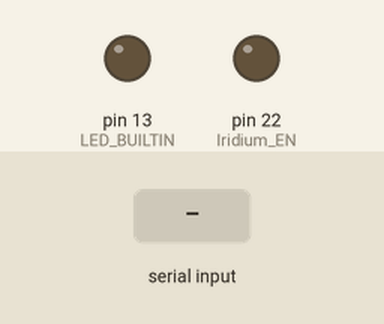
This sketch was run on a simulated Arduino Mega 2560, built with avr-gcc and run on an emulated ATmega2560. On the bench: output pins drawn as LEDs (lit = HIGH). Dashed ring = blinking. The inputs (shaded band) are chosen by the test bench. Pins used as bus, display or sensor lines are not drawn; what the sketch prints to the serial monitor is not drawn.

Above: at 0.1 s.
At 2.2 s:
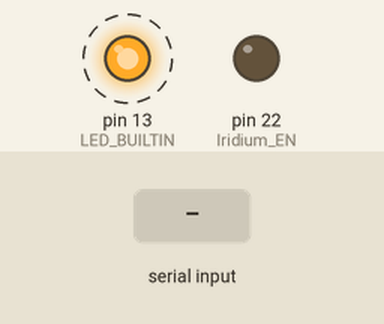
2.3 s: "1" received over the second serial link
Timing chart, 0 to 11.3 s (numbered marks = the images above; inputs shaded):
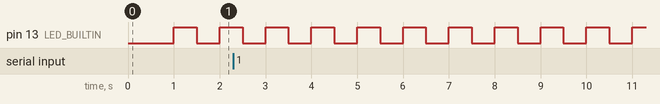

The sketch:

uBlox.ino
```cpp
// This Ardruine project turn on u-blox module and forward uart messages between its uart and pico usb-uart.

#define uBloxSerial Serial2
#define console Serial

const int Serial1_TX = 16;  // grey wire to rx on iridium
const int Serial1_RX = 17;  // blue wire to tx on iridium

const int Iridium_EN = 22;  // orange
const int Idium_BTN = 21;   // blue

const int Serial2_TX = 4;  // to rx GNSS NB start on serial 1 (serial 0 is USB)
const int Serial2_RX = 5;  // to tx GNSS NB start on serial 1 (serial 0 is USB)

const int ubloxPowerOn = 18;

static bool statusLedOn = false;
const long ledInterval = 500;  // 500ms
static unsigned long lastLedTime = 0;

void setup() {

  // Enable status led
  pinMode(LED_BUILTIN, OUTPUT);

  // Iridium
  pinMode(Iridium_EN, OUTPUT);
  pinMode(Idium_BTN, INPUT);
  digitalWrite(Iridium_EN, LOW);  // Trun Irdium Off

  // Turn on power
  pinMode(ubloxPowerOn, OUTPUT);
  digitalWrite(ubloxPowerOn, HIGH);  // Trun GNSS ON
  delay(1000);                       // Wait to power to settle

  uBloxSerial.setRX(Serial2_RX);  // Assingn pin
  uBloxSerial.setTX(Serial2_TX);  // Assign pin
  uBloxSerial.setFIFOSize(128);   // Increase FIFO
  uBloxSerial.begin(38400);       // Serial for uBlox
  console.begin();           // USB serial
}

void loop() {

  if (uBloxSerial.available()) {
    char incomingByte = uBloxSerial.read();
    console.print(incomingByte);  // Forward from uBlox to USB
  }

  if (console.available()) {
    char incomingByte = console.read();
    uBloxSerial.print(incomingByte);  // Forward from USB to uBlox
  }

  if (millis() - lastLedTime >= ledInterval) {
    lastLedTime = millis();
    statusLedOn = !statusLedOn;

    if (statusLedOn) {
      digitalWrite(LED_BUILTIN, HIGH);
    } else {
      digitalWrite(LED_BUILTIN, LOW);
    }
  }
}
```

Measured:
- by itself, pin 13 (LED_BUILTIN): alternates HIGH for 0.50 s and LOW for 0.50 s
